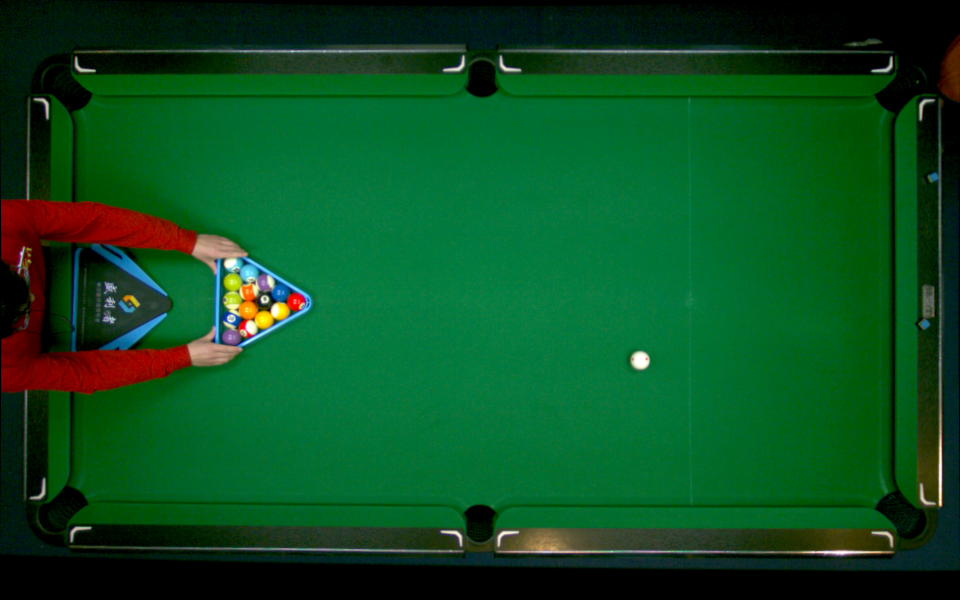
#> input picture 20200203-mijiqiu/0120-23/1/frame_00171043.bmp, 960 x 600 px, found by its file name; its folder holds only this picture in this run
$ python pyImgCutter.py
#> lines starting #> are read from the running program, lines starting #| are printed output that depends on the picture
#!/usr/bin/env/python3

import os
import cv2

'''将新的海康相机+创威镜头照片进行裁切
    1、新图片大小1280*1024
    2、从图片中裁切出1280*800
    3、然后进行等比例缩小成960*600
    4、这样再进行畸变校正
'''


# 按照指定的范围裁切图片并输出
def img_cutter(img_input_path, x, y, w, h, img_output_path):
#> called with x = 0, y = 100, w = 1280, h = 800
    img = cv2.imread(img_input_path)
#> img is the input picture: shape (600, 960, 3); mean B, G, R 33.7, 78.2, 11.3
    cropped = img[y:y+h, x:x+w]
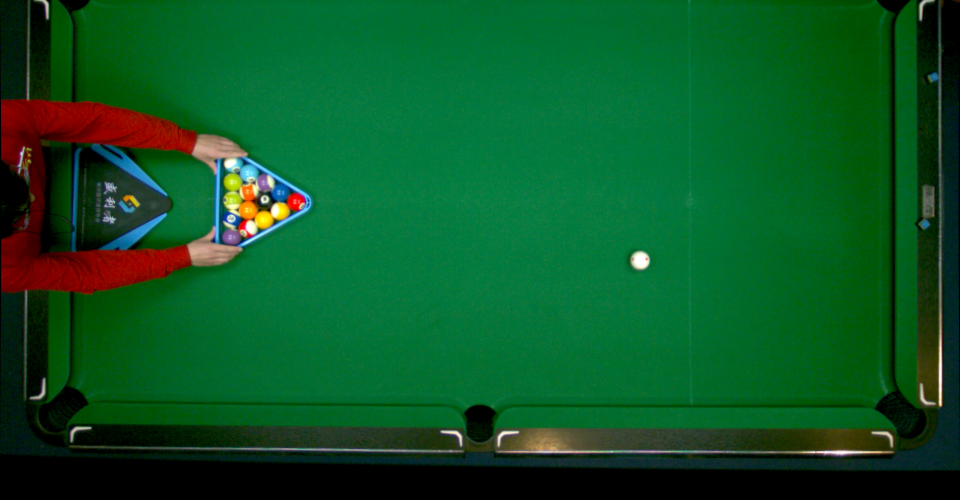
#> cropped: shape (500, 960, 3); mean B, G, R 37.2, 85.7, 12.1
    cv2.imwrite(img_output_path, cropped)
    print("cut img: " + img_input_path)

# 将图像缩放到指定宽高，要求源目宽高比相同
def img_resize(img_input_path, w, h, img_output_path):
#> called with w = 960, h = 600
    img = cv2.imread(img_input_path)
    shrink = cv2.resize(img, (w, h))
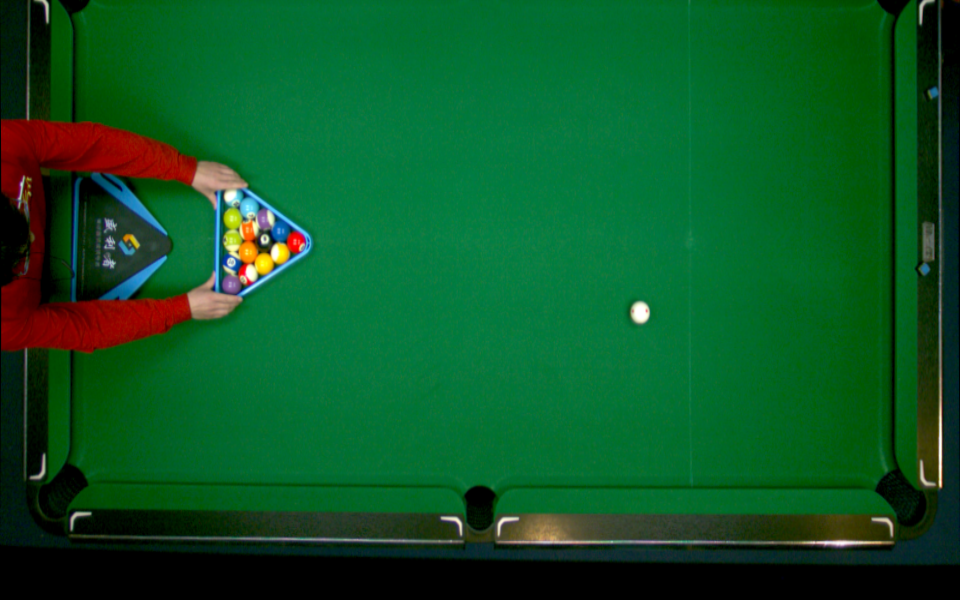
#> shrink: shape (600, 960, 3); mean B, G, R 37.2, 85.7, 12.1
    cv2.imwrite(img_output_path, shrink)
    print("resize img: " + img_input_path)

# 整个目录遍历图片进行处理
def img_cut_process(dir_path, x, y, w, h):
    #parent_dir_path = os.path.dirname(dir_path)
    #output_dir_path = os.path.join(parent_dir_path, "output")
    output_dir_path = dir_path + "-output"
    if not os.path.exists(output_dir_path):
        os.mkdir(output_dir_path)

    index = 5
    for img in os.listdir(dir_path):
        # 仅支持bmp，jpg，png
        if not img.endswith(".bmp") and not img.endswith(".png") and not img.endswith(".jpg"):
            continue
        img_new_name = 'frame_{:08d}.bmp'.format(index)
        index += 5
        img_full_path = os.path.join(dir_path, img)
        img_output_path = os.path.join(output_dir_path, img_new_name)
        img_cutter(img_full_path, x, y, w, h, img_output_path)
        img_resize(img_output_path, 960, 600, img_output_path)

    print("finished! output path: " + output_dir_path)

def main():
    img_dir_path = r"F:\0530shibie\calib_yc_zgc_hk_24\table\1"
    img_cut_process(img_dir_path, 0, 100, 1280, 800)

if __name__ == "__main__":
    main()
